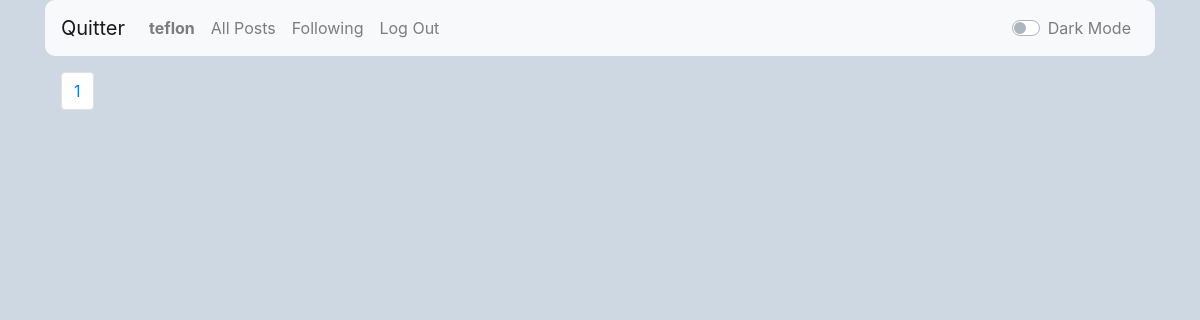
Page /following_posts (signed in) on the earlier database version.
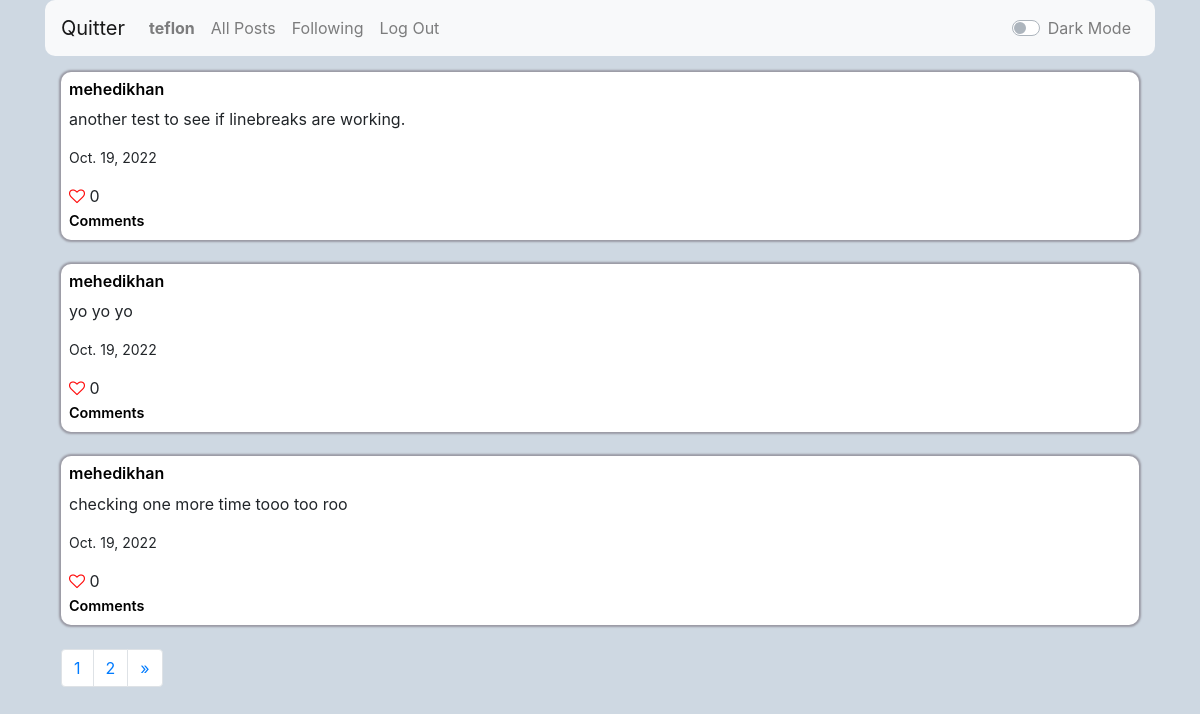
Same page on the later database version.
### network/models.py (models this page shows)
class User(AbstractUser):
    followers = models.ManyToManyField('self', blank=True, related_name="following", symmetrical=False)

class Post(models.Model):
    post = models.TextField()
    creator = models.CharField(max_length=64, blank=False)
    created = models.DateField(auto_now_add=False, auto_now=False, default=timezone.now)
    likes_count = models.PositiveIntegerField(default=0)
    likes = models.ManyToManyField(User, blank=True, related_name="likes")

### network/views.py (the view)
# urls.py: path("following_posts", views.following_posts, name="following_posts"),
@login_required
def following_posts(request):
    current_user = request.user.username
    u = User.objects.get(username=current_user)
    f = u.following.all()
    following_list = []
    for user in f:
        following_list.append(user.username)
    posts = Post.objects.filter(creator__in=following_list).order_by('-id')
    paginator = Paginator(posts, 3)
    page_number = request.GET.get('page')
    page_obj = paginator.get_page(page_number)
    return render(request, "network/following.html",{
        "posts" : posts,
        "following_list" : following_list,
        "page_obj" : page_obj
    })

### network/templates/network/following.html (shortened to what this page needs)
{% extends "network/layout.html" %}
{% block body %}
    {% for post in page_obj %}
        {% if post.creator in following_list %}
            <div class="eachpost" id="post_box">
                <h6><a class="link_light link_class" href="{% url 'profile' post.creator %}">{{ post.creator }}</a></h6>
                <p>{{ post.post }}</p>
                <p style="font-size: 14px">{{ post.created }}</p>
                {% if user.is_authenticated %}
                    {% if post.id in posts_lbtcu_id %}
                    <form action="{% url 'decrease_likes' post.id %}">
                        <button id="like" style="font-size: 16px; padding: 0; border: none; background: none" ><i class="fa fa-heart" style="font-size:16px; color:rgb(255, 9, 9)"></i></button>
                        {{ post.likes_count }}
                    </form>
                    {% else %}
                    <form action="{% url 'increase_likes' post.id %}">
                        <button id="like" style="font-size: 16px; padding: 0; border: none; background: none" ><i class="fa fa-heart-o" style="font-size:16px; color:rgb(255, 9, 9)"></i></button>
                        {{ post.likes_count }}
                    </form>
                    {% endif %}
                {% else %}
                    <i class="fa fa-heart-o" style="font-size:16px; color:rgb(255, 9, 9)"></i> {{ post.likes_count }}
                    <br>
                {% endif %}
                <a class="link_light small_link link_class" href="{% url 'comments' post.id %}">Comments</a>
            </div>
            <br>
        {% endif %}
    {% endfor %}
    <nav aria-label="Page navigation example">
        <ul class="pagination">
            <li class="page-item"><a class="page-link" href="?page={{page_obj.number}}">{{ page_obj.number }}</a></li>
            {% if page_obj.has_next %}
            <li class="page-item"><a class="page-link" href="?page={{page_obj.next_page_number}}">{{ page_obj.next_page_number }}</a></li>
            {% endif %}
            {% if page_obj.has_next%}
                <li class="page-item">
                    <a class="page-link" href="?page={{ page_obj.next_page_number }}" aria-label="Next">
                        <span aria-hidden="true">&raquo;</span>
                    </a>
                </li>
            {% endif %}
        </ul>
      </nav>
{% endblock %}

### network/templates/network/layout.html (shortened to what this page needs)
{% load static %}
<!DOCTYPE html>
<html lang="en">
    <head>
        <link rel="stylesheet" href="https://stackpath.bootstrapcdn.com/bootstrap/4.4.1/css/bootstrap.min.css">
        <link href="{% static 'network/styles.css' %}" rel="stylesheet">
        <link rel="stylesheet" href="https://cdnjs.cloudflare.com/ajax/libs/font-awesome/4.7.0/css/font-awesome.min.css">
    </head>
    <body class="container">
        <nav id="navbar_id" class="navbar navbar-expand-lg navbar-light bg-light nav_style">
          <a class="navbar-brand" href="#">Quitter</a>
            <div class="w-100">
              <ul class="navbar-nav mr-auto">
                {% if request.user.is_authenticated %}
                    <li class="nav-item">
                        <a class="nav-link" href="{% url 'profile' user.username %}"><strong>{{ user.username }}</strong></a>
                    </li>
                {% endif %}
                <li class="nav-item">
                  <a class="nav-link" href="{% url 'index' %}">All Posts</a>
                </li>
                {% if request.user.is_authenticated %}
                    <li class="nav-item">
                        <a class="nav-link" href="{% url 'following_posts' %}">Following</a>
                    </li>
                    <li class="nav-item">
                        <a class="nav-link" href="{% url 'logout' %}">Log Out</a>
                    </li>
                {% endif %}
                <li class="nav-item ml-auto">
                    <div class="custom-control custom-switch nav-link">
                        <label class="custom-control-label" for="customSwitches">Dark Mode</label>
                    </div>
                </li>
              </ul>
            </div>
          </nav>
        <div class="body">
            {% block body %}
            {% endblock %}
        </div>
    </body>
</html>

### network/static/network/styles.css (style rules this page uses)
.body { padding: 1rem; }
.eachpost { background-color:white; padding: 0.5rem; border-radius: 10px; box-shadow: 0px 0px 2px 2px rgb(154, 154, 164); }
.container { background-color: rgb(206, 216, 226); }
.nav_style { border-radius: 10px; }
.link_light { color: black; font-weight: 600; }
.small_link { font-size: .9rem; }

Differences in the rows shown:
added Post: creator "mehedikhan", post "another test to see if linebreaks are working.", created "Oct. 19, 2022", likes_count "0"
added Post: creator "mehedikhan", post "yo yo yo", created "Oct. 19, 2022", likes_count "0"
added Post: creator "mehedikhan", post "checking one more time tooo too roo", created "Oct. 19, 2022", likes_count "0"
Other differences:
{{ page_obj.next_page_number }}: (not shown) → "2"
